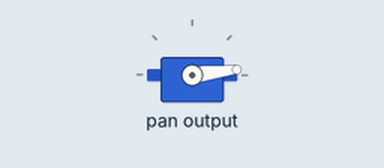
The program below on a simulated Raspberry Pi (BCM pin numbers) with a Pan-Tilt HAT. Parts: servo. Servo angles are drawn from the pulse width (0.5 ms = 0°, 2.5 ms = 180°).

Above: at 0.05 s.
At 6.05 s:
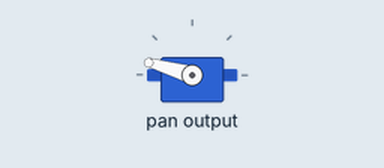
At 12.0 s:
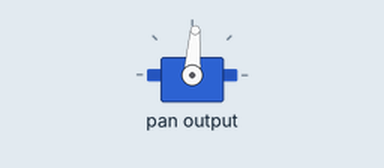
Timing chart, 0 to 15.6 s (numbered marks = the images above):
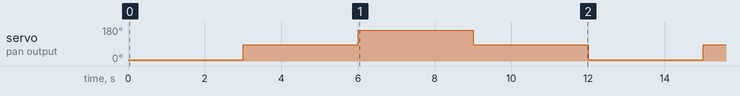

The program:

timeout.py
```python
#!/usr/bin/env python

import time

import pantilthat

pantilthat.idle_timeout(0.5)

while True:
    pantilthat.pan(-90)
    time.sleep(3)
    pantilthat.pan(0)
    time.sleep(3)
    pantilthat.pan(90)
    time.sleep(3)
    pantilthat.pan(0)
    time.sleep(3)
```

Measured:
- by itself, servo on pan output: repeats every 12.0 s: 164° 3.0 s, 86° 3.0 s, 7° 3.0 s, 86° 3.0 s
